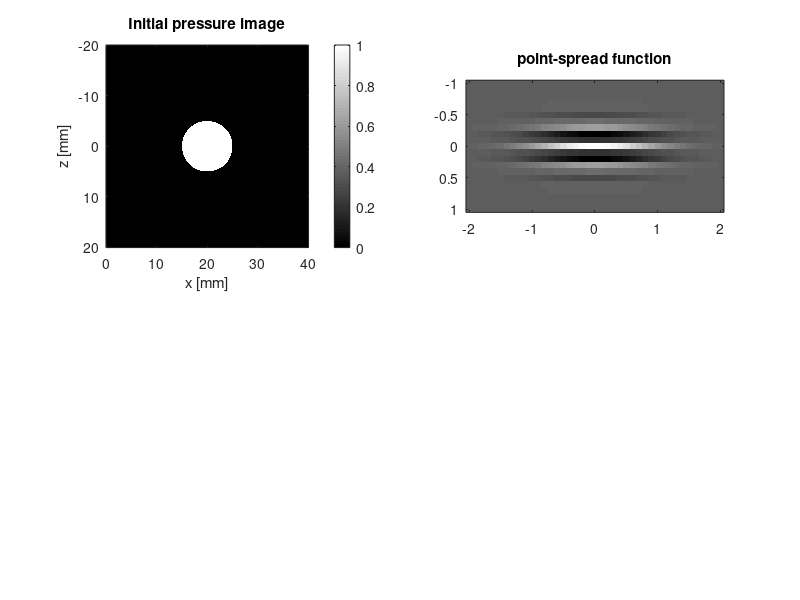

This chart was generated by the following MATLAB code: (Note: this script raises an error after producing the figure.)
% Analysis4_atHome
% This script shows the bandlimiting bahavior of ultrasound, how it affects
% the image appearance and what can be done to display an image that still
% looks good.
%
% Instruction: 
% Read the caption of each section and then run the respective section
% using CTRL+ENTER.
%
% NOTE: please add the subfolder "helpers" and its subfolders to your
% matlabpath!
%

%% create vessel phantom:
% If we had constant fluence in the tissue, the cross section of a vessel
% would look like a disk:

% create image axes [m]:
z = (      0: 0.1e-3 : 40e-3)';
x = (-20e-3 : 0.1e-3 : 20e-3);

% create phantom as disk at center of the image with 5mm radius:
p0 = zeros(length(z),length(x));
p0(sqrt((z-20e-3).^2 + x.^2) < 5e-3) = 1;

% plot phantom:
figure(1); subplot(221); imagesc(z*1e3,x*1e3,p0); title('Initial pressure image');
axis image; colormap gray; colorbar; xlabel('x [mm]'); ylabel('z [mm]');

%% apply point-spread function:
% A simple model to describe the effect of the imaging system on the image
% content in photoacoustic imaging (measurement plus reconstruction) is to
% convolve the original phantom with a point spread function (PSF). Here, 
% an approximate PSF is computed as a 2D kernel that consists of a
% windowed sine function in vertical (axial) direction multiplied with a 
% Gaussian function in horizontal (lateral) direction.
% How would oyu describe the resulting radio-frequency (RF) image compared 
% to theinitial initial pressure distribution?

% create simplified point-spread function:
psf = .15 * gauspuls(-10:10,.3)' .* exp(-.01*(-20:20).^2);

% plot filter kernel:
figure(1); subplot(222); imagesc((-20:20)*.1,(-10:10)*.1,psf); title('point-spread function');
axis image; colormap parula; colorbar; xlabel('x [mm]'); ylabel('z [mm]');

% filter phantom with psf to get a simple photacoustic raw-data (RF) image:
imgRF = imfilter(p0,psf);

% plot RF image:
figure(1); subplot(223); imagesc(z*1e3,x*1e3,imgRF); title('RF image');
axis image; colormap gray; colorbar; xlabel('x [mm]'); ylabel('z [mm]');

%% envelope detection:
% The RF image we have now is the unprocessed image, a photoacoutic machine
% will create. The strong oscillations in axial direction are caused by the 
% limited frequency range (bandwidth) of the transducer. This leads to an 
% edge filtering effect, such that we only asee a signal on the edges of the 
% disk. This osciallating image content is difficult to interpret with our
% eyes. For that reason, we usually apply an envelope detection 
% (demodulation), which will essentially connect the peaks of the signal to
% get a smooth image with strictly positive values.
% Therefore, the image you can expect of a vessel rather resembles two dots
% above each other than a full circle. Still, the intensity of these edges 
% can be used to estimate the oxygenation within the vessel!   

% apply envelope detection:
imgEnvelope = abs(hilbert(imgRF));

% plot envelope image:
figure(1); subplot(224); imagesc(z*1e3,x*1e3,imgEnvelope); title('Envelope image');
axis image; colormap gray; colorbar; xlabel('x [mm]'); ylabel('z [mm]');

% plot horizontal and lateral line profiles:
figure(2); 
subplot(211); plot(z*1e3,p0(:,200), z*1e3,imgRF(:,200), z*1e3,imgEnvelope(:,200))
    title('axial profile'); xlabel('z [mm]'); legend('p0','RF','Envelope');
subplot(212); plot(x*1e3,p0(200,:), x*1e3,imgRF(200,:), x*1e3,imgEnvelope(200,:)); 
    title('lateral profile'); xlabel('z [mm]'); legend('p0','RF','Envelope')


